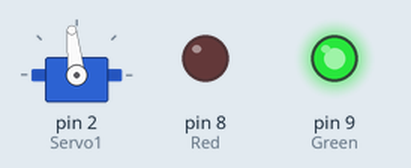
The sketch below on a simulated Arduino Uno, built with avr-gcc and run on an emulated ATmega328P. Shown: servo, output pins drawn as LEDs (lit = HIGH).

Above: at 0.05 s.
At 0.15 s:
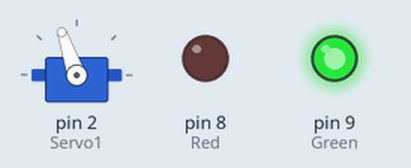
At 0.25 s:
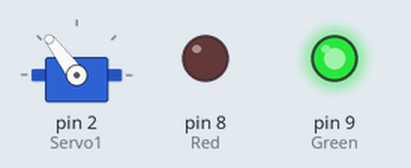
At 0.45 s:
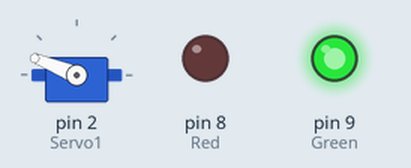
At 4.95 s:
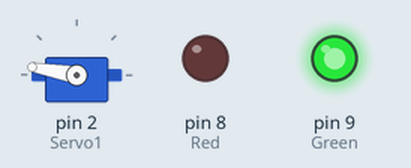
At 9.95 s:
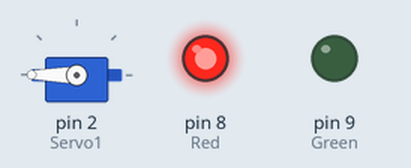
Timing chart, 0 to 13.0 s (numbered marks = the images above):
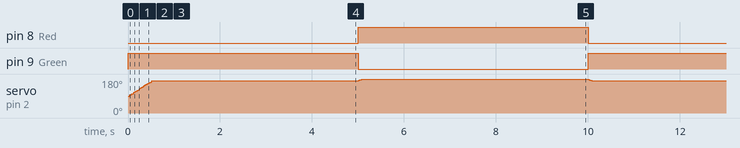

Measured:
- by itself, pin 8 (Red), pin 9 (Green): alternates HIGH for 5.0 s and LOW for 5.0 s

The sketch:

servo_spike.ino
```cpp
#include<VarSpeedServo.h>
VarSpeedServo Servo1;
int Red = 8;
int Green = 9;

void setup(){
  pinMode(Red, OUTPUT);
  pinMode(Green, OUTPUT);

  Servo1.attach(2);
}

void loop(){
  digitalWrite(Green, HIGH);
  Servo1.write(170,100);
  delay(5000);
  digitalWrite(Green,LOW);

  digitalWrite(Red,HIGH);
  Servo1.write(190,100);
  delay(5000);
  digitalWrite(Red,LOW);
}
```
